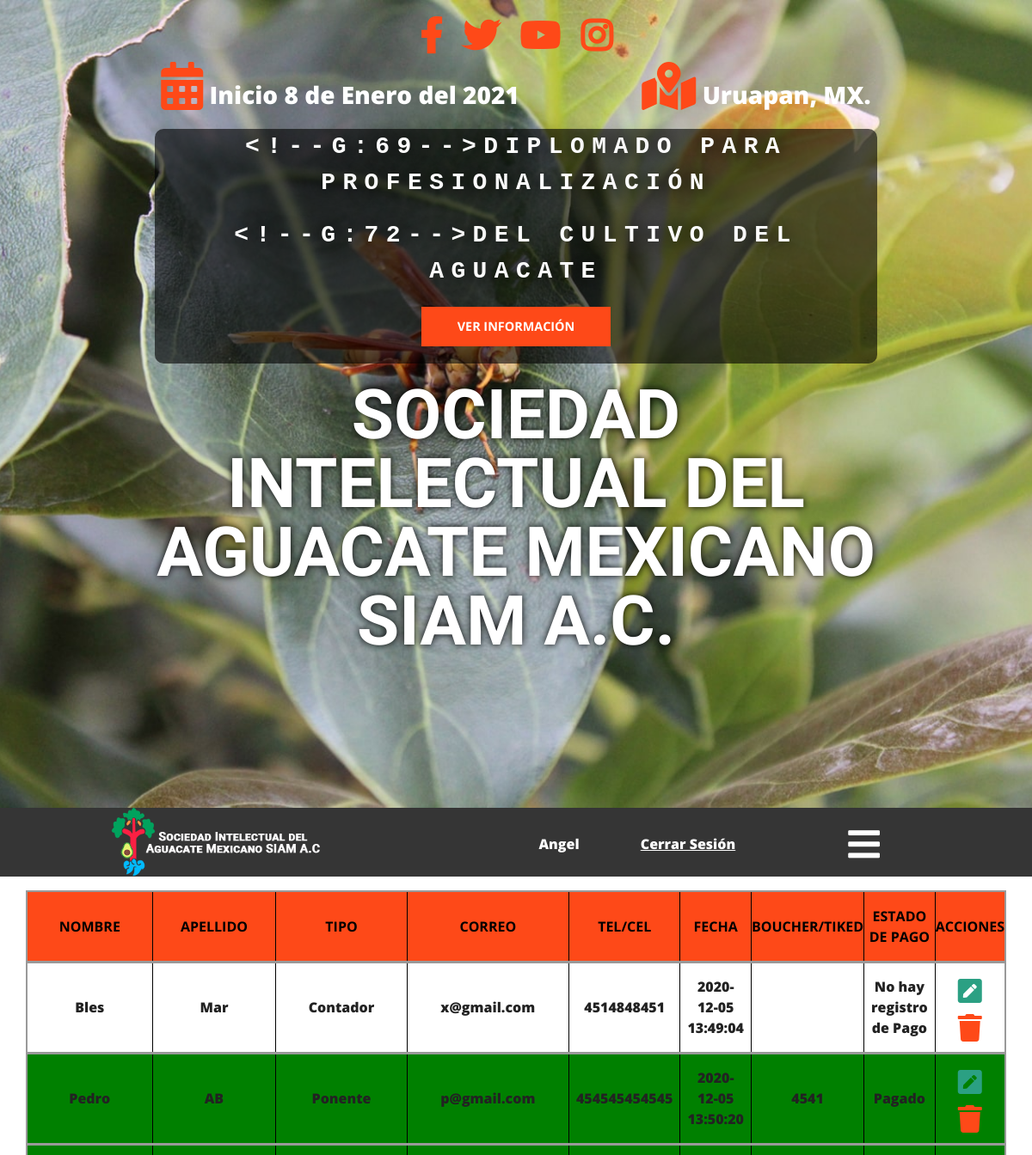
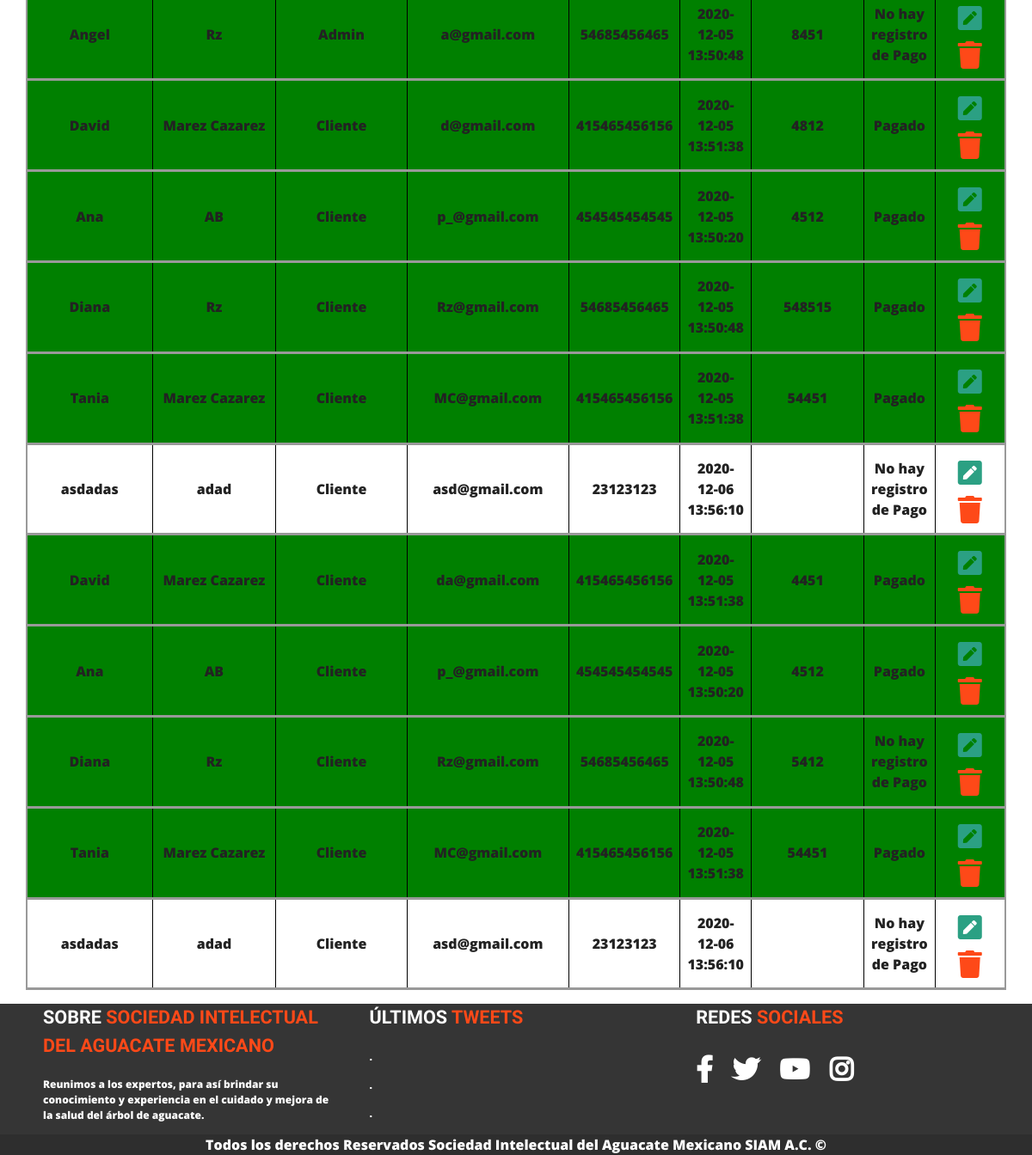
The app's page /admin.php (signed in) with its own data (2 pictures, top to bottom).
### tables this page shows
CREATE TABLE `usuarios` (
  `id_usuario` int(11) NOT NULL,
  `nombre_usuario` varchar(16) NOT NULL,
  `apellido_usuario` varchar(16) NOT NULL,
  `pass_usuario` varchar(16) NOT NULL,
  `foto_usuario` varchar(200) NOT NULL,
  `fecha_usuario` datetime NOT NULL,
  `correo_usuario` varchar(50) NOT NULL,
  `telefono_usuario` varchar(15) NOT NULL,
  `estado_usuario` int(1) NOT NULL,
  `tiked_usuario` varchar(200) NOT NULL,
  `tipo_usuario` int(1) NOT NULL,
  `inscripcion_usuario` int(1) NOT NULL,
  `deposito_usuario` int(1) NOT NULL,
  `transferencia_usuario` int(1) NOT NULL,
  `factura_usuario` int(1) NOT NULL,
  `estadofactura_usuario` int(1) NOT NULL,
  `rfc_usuario` varchar(20) NOT NULL,
  `cfdi_usuario` varchar(50) NOT NULL,
  `domiciliofiscal_usuario` varchar(200) NOT NULL
);

### includes/funciones/funcionestwo.php (called while the page is built, shortened)
<?php
    function obtenerContactos(){
        try{
            require('basedatos/bdsqli.php');
                return $connf->query("SELECT id_usuario, nombre_usuario, apellido_usuario, correo_usuario, telefono_usuario, tipo_usuario, fecha_usuario, tiked_usuario, estado_usuario, inscripcion_usuario, deposito_usuario, transferencia_usuario, factura_usuario, rfc_usuario, cfdi_usuario, domiciliofiscal_usuario, estadofactura_usuario FROM usuarios");
        }catch(Exception $e){
            echo "Error!!" . $e->getMessage() . "<br>";
            return false;
        }
    }
?>

### admin.php (the view, shortened to what this page needs)
<?php
include_once 'includes/templates/header.php';
require_once('includes/funciones/funcionestwo.php');
if(!isset($_SESSION['usuario']) || $_SESSION['tipo'] != '99'){
    session_destroy();
    ?><META HTTP-EQUIV="REFRESH" CONTENT=".1;URL=http://localhost/0SIAM/logout.php"><?php
    }else{
?>
<section class="global">
    <div class="contenedor">
<div class="contendor-tabla">
            <table id="listado-contacto" class="listado-contacto">
                <thead>
                    <tr>
                        <th>Nombre</th>
                        <th>Apellido</th>
                        <th>Tipo</th>
                        <th>Correo</th>
                        <th>Tel/Cel</th>
                        <th>fecha</th>
                        <th>Boucher/Tiked</th>
                        <th>Estado de Pago</th>
                        <th>Acciones</th>
                    </tr>
                </thead>
    <?php
                        $contactos = obtenerContactos();
                            if($contactos->num_rows){
                                foreach($contactos as $contacto){
                    ?>
                    <tr class="<?php
                    if($contacto['estado_usuario'] == '0'){
                        echo 'blinkRojo';
                    }elseif($contacto['estado_usuario'] == '2'){
                        echo 'blinkAmarillo';
                    }
                    else{
                        echo 'verde';
                    }
                    ?>">
                        <td ><?php echo $nombre = ($contacto['nombre_usuario']); ?></td>
                        <td><?php echo $apellido = ($contacto['apellido_usuario']); ?></td>
                        <td><?php
                        if(($contacto['tipo_usuario'])==0){
                            echo "Cliente";
                        }
                        if(($contacto['tipo_usuario'])==99){
                            echo "Admin";
                        }
                        if(($contacto['tipo_usuario'])==1){
                            echo "Contador";
                        }
                        if(($contacto['tipo_usuario'])==2){
                            echo "Ponente";
                        }
                        ?></td>
                        <td><?php echo $contacto['correo_usuario']; ?></td>
                        <td><?php echo $contacto['telefono_usuario']; ?></td>
                        <td><?php echo $contacto['fecha_usuario']; ?></td>
                        <td><?php echo $contacto['tiked_usuario']; ?></td>
                        <td><?php if($contacto['estado_usuario'] == 1){
                            echo 'Pagado';
                        }elseif($contacto['estado_usuario'] == 2){
                            echo 'Pendidiente Por Factura';
                        }else{
                            echo 'No hay registro de Pago';
                        }
                        ?></td>
                        <td>
                            <a class="btn-editar btn" href="editar.php?id=<?php echo $contacto['id_usuario']; ?>">
                                <i class="fas fa-pen-square"></i>
                            </a>
                            <button data-id="<?php echo $contacto['id_user']; ?>" class="btn-borrar btn" type="button">
                                <i class="fas fa-trash"></i>
                            </button>
                        </td>
                    </tr>
                    <?php }}?>
                </table>
            </div>
        </div>
</section>
                    <?php  }
require_once('includes/templates/footer.php');
?>

### css/main.css (style rules this page uses)
html { color: #222; font-size: 1em; line-height: 1.4; }
html { box-sizing: border-box; }
*,*::before,*::after { box-sizing: inherit; }
body { background-color: #ffffff; font-family: 'Open Sans', sans-serif; }
.contenedor { width: 98%; margin: 0 auto; }
@media only screen and (min-width:768px) { .contenedor { width: 95%; } }
.verde { background-color: green; }
.blinkRojo { animation: blink-animationRojo 3s infinite; }
th,tr,td { border: 1px solid black; }
table { width: 100%; border: 2px solid #999; text-align: left; border-collapse: collapse; margin: 0 0 1em 0; caption-side: top; }
caption, td, th { padding: 0.3em; }
th, td { text-align: center; border-bottom: 3px solid #999; width: 25%; }
.btn { font-size: 2rem; text-decoration: none; }
.btn-editar { color: rgb(43, 160, 131); }
.btn-borrar { color: #fe4918; }
.contendor-tabla { max-height: auto; width: 100%; margin: 0 auto; }
table { width: 100%; margin-top: 1rem; border-collapse: collapse; }
.listado-contacto thead { background-color: #fe4918; color: black; text-transform: uppercase; }
.listado-contacto thead th { padding: 1rem 0; }
.listado-contacto tbody td { padding: .5rem; }
.listado-contacto tbody td:nth-child(4) { text-align: center; }
.listado-contacto button { background-color: transparent!important; border: none; }
.contendor-tabla { max-height: auto; }

### css/estilos.css (style rules this page uses)
*, *:before, *:after { -webkit-box-sizing: border-box; box-sizing: border-box; }
body { margin: 0; width: 100%; line-height: 1.5; font-weight: 900; -ms-text-size-adjust: 100%; -webkit-text-size-adjust: 100%; -webkit-font-smoothing: antialiased; -moz-osx-font-smoothing: grayscale; text-rendering: optimizeLegibility; }

### records on screen
usuarios: nombre_usuario "Bles", apellido_usuario "Mar", tipo_usuario "Contador", correo_usuario "x@gmail.com", telefono_usuario "4514848451", fecha_usuario "2020-12-05 13:49:04", estado_usuario "No hay registro de Pago"
usuarios: nombre_usuario "Pedro", apellido_usuario "AB", tipo_usuario "Ponente", correo_usuario "p@gmail.com", telefono_usuario "454545454545", fecha_usuario "2020-12-05 13:50:20", tiked_usuario "4541", estado_usuario "Pagado"
usuarios: nombre_usuario "Angel", apellido_usuario "Rz", tipo_usuario "Admin", correo_usuario "a@gmail.com", telefono_usuario "54685456465", fecha_usuario "2020-12-05 13:50:48", tiked_usuario "8451", estado_usuario "No hay registro de Pago"
usuarios: nombre_usuario "David", apellido_usuario "Marez Cazarez", tipo_usuario "Cliente", correo_usuario "d@gmail.com", telefono_usuario "415465456156", fecha_usuario "2020-12-05 13:51:38", tiked_usuario "4812", estado_usuario "Pagado"
usuarios: nombre_usuario "Ana", apellido_usuario "AB", tipo_usuario "Cliente", correo_usuario "p_@gmail.com", telefono_usuario "454545454545", fecha_usuario "2020-12-05 13:50:20", tiked_usuario "4512", estado_usuario "Pagado"
usuarios: nombre_usuario "Diana", apellido_usuario "Rz", tipo_usuario "Cliente", correo_usuario "Rz@gmail.com", telefono_usuario "54685456465", fecha_usuario "2020-12-05 13:50:48", tiked_usuario "548515", estado_usuario "Pagado"
usuarios: nombre_usuario "Tania", apellido_usuario "Marez Cazarez", tipo_usuario "Cliente", correo_usuario "MC@gmail.com", telefono_usuario "415465456156", fecha_usuario "2020-12-05 13:51:38", tiked_usuario "54451", estado_usuario "Pagado"
usuarios: nombre_usuario "asdadas", apellido_usuario "adad", tipo_usuario "Cliente", correo_usuario "asd@gmail.com", telefono_usuario "23123123", fecha_usuario "2020-12-06 13:56:10", estado_usuario "No hay registro de Pago"
usuarios: nombre_usuario "David", apellido_usuario "Marez Cazarez", tipo_usuario "Cliente", correo_usuario "da@gmail.com", telefono_usuario "415465456156", fecha_usuario "2020-12-05 13:51:38", tiked_usuario "4451", estado_usuario "Pagado"
usuarios: nombre_usuario "Ana", apellido_usuario "AB", tipo_usuario "Cliente", correo_usuario "p_@gmail.com", telefono_usuario "454545454545", fecha_usuario "2020-12-05 13:50:20", tiked_usuario "4512", estado_usuario "Pagado"
usuarios: nombre_usuario "Diana", apellido_usuario "Rz", tipo_usuario "Cliente", correo_usuario "Rz@gmail.com", telefono_usuario "54685456465", fecha_usuario "2020-12-05 13:50:48", tiked_usuario "5412", estado_usuario "No hay registro de Pago"
usuarios: nombre_usuario "Tania", apellido_usuario "Marez Cazarez", tipo_usuario "Cliente", correo_usuario "MC@gmail.com", telefono_usuario "415465456156", fecha_usuario "2020-12-05 13:51:38", tiked_usuario "54451", estado_usuario "Pagado"
usuarios: nombre_usuario "asdadas", apellido_usuario "adad", tipo_usuario "Cliente", correo_usuario "asd@gmail.com", telefono_usuario "23123123", fecha_usuario "2020-12-06 13:56:10", estado_usuario "No hay registro de Pago"

### other values on screen
$_SESSION['usuario'] "Angel"
